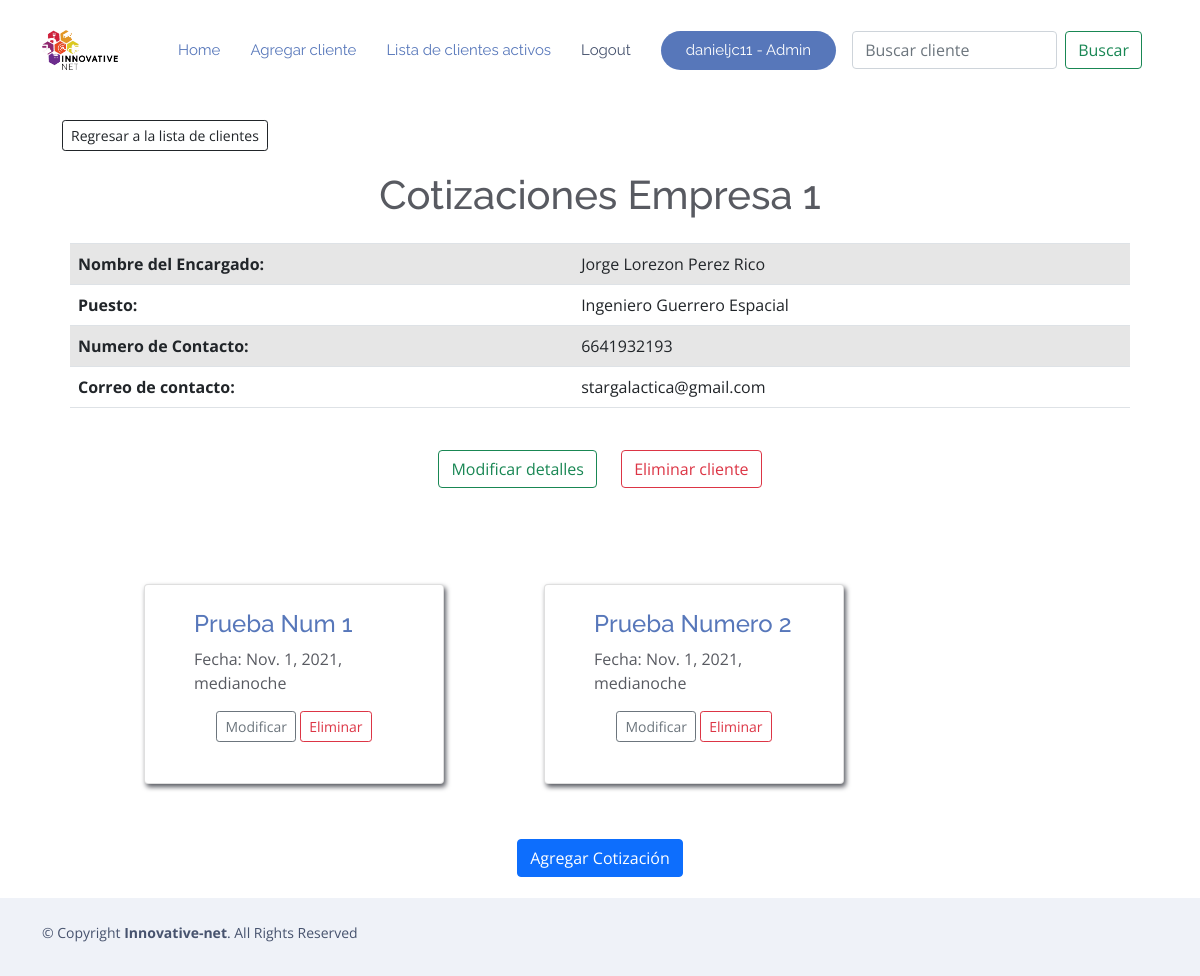
The page /mostrar_cliente/41/ (signed in) on the database as committed earlier.
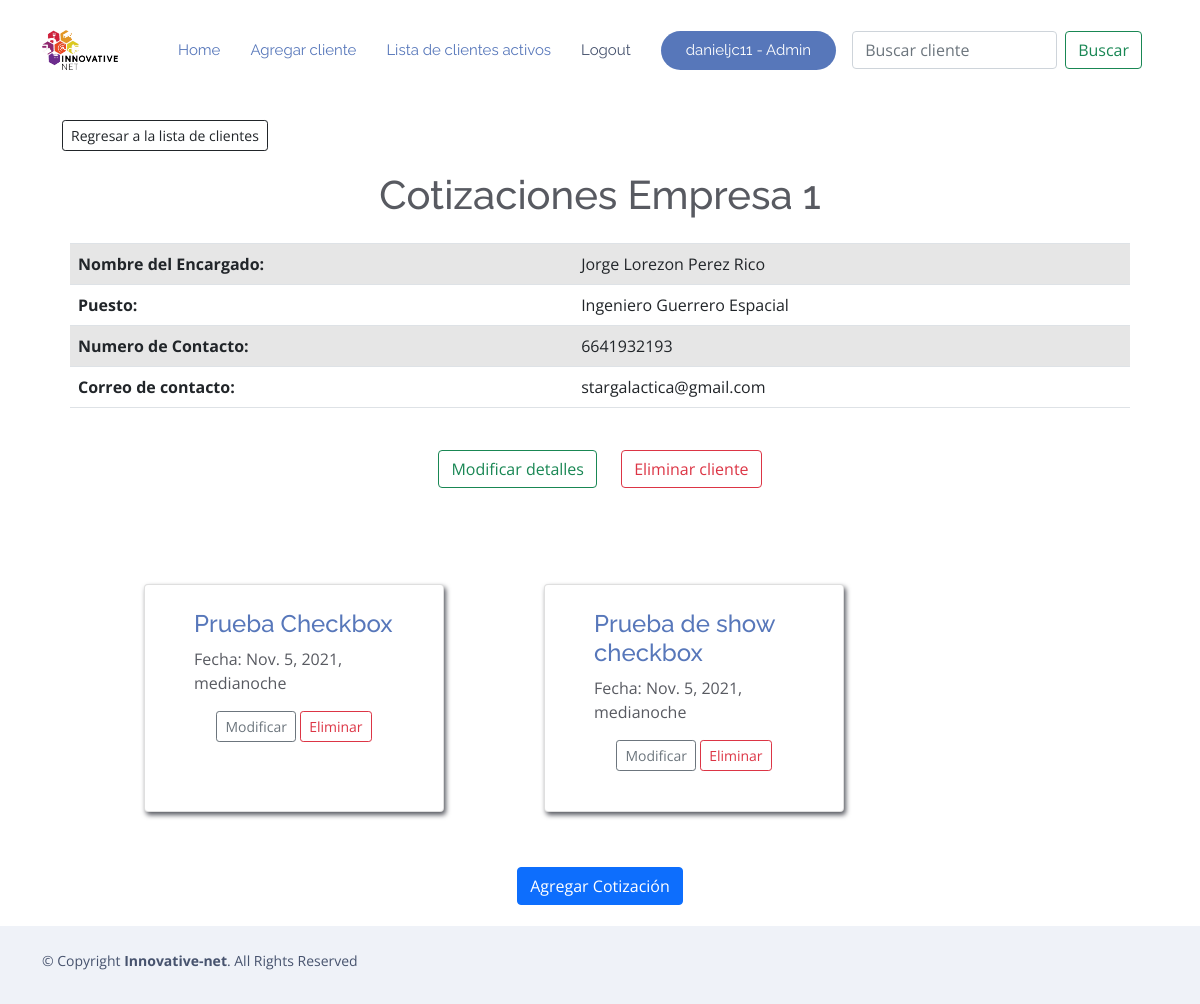
The same page on the database as committed later.
### RPA/models.py (models this page shows, shortened)
class Cotizacion(models.Model):
    num_list = [(1,"1"),(2,"2"),(4,"4"),(6,"6")]
    cliente = models.ForeignKey(Cliente, on_delete=models.CASCADE, null=True, blank=True)
    titulo = models.CharField(verbose_name="Nombre Cotizacion", null=True, blank=True,max_length=200)
    lugar_de_mantenimiento = models.CharField('Lugar en que se realizara el mantenimiento',max_length
    =120,blank=True)
    descripcion_cotizacion = models.TextField('Descripcion de la cotizacion',blank=True)
    fecha = models.DateTimeField('Fecha de realizacion de la cotizacion',blank=True,null=True, default=dateutil.utils.today())
    periodoregular = models.IntegerField('Periodicidad regular de mmto al año',choices=num_list,null=True)
    preguntaperiodoadicional = models.BooleanField('Quieres agregar periodicidad adicional a la regular?',default=False)
    periodoadicional=models.IntegerField('Periodicidad adicional a la regular',choices=num_list,null=True)
    mantenimientos = models.ManyToManyField(Nombre_servicio,through="Mantenimiento")
    class Meta:
        ordering = ['cliente']

### RPA/views.py (the view)
# urls.py: path('mostrar_cliente/<int:pk>/', Mostrar_Cliente.as_view(), name='mostrar_cliente'),
class Mostrar_Cliente(LoginRequiredMixin, DetailView):
    model = Cliente
    object = "cliente"
    template_name = "cliente/detalle_cliente.html"
    def get_context_data(self, **kwargs):
        ctx = super(Mostrar_Cliente, self).get_context_data(**kwargs)
        cat = kwargs.get("object")
        ctx['cotizaciones'] = Cotizacion.objects.filter(cliente = cat)
        return ctx

### RPA/models.py (called while the page is built)
    def __str__(self):
        return self.nombre

### RPA/templates/cliente/detalle_cliente.html
{% extends "mantenimientos/base.html" %}
{% block body %}
<div class="container">
    <right>
        <a href="{% url 'lista_clientes' %}">
            <button type=button class="btn btn-outline-dark btn-sm" style="margin:20px">Regresar a la lista de clientes</button>
        </a>
    </right>
    <div style="text-align: center;">
        <h1> Cotizaciones {{ cliente }} </h1>
    </div>
    <div class="container p-3">
        <div class="container">
            <table class="table table-striped">
                <tbody>
                    <tr>
                        <th>Nombre del Encargado: </th>
                        <td>{{ cliente.encargado }}</td>
                    </tr>
                    <tr>
                        <th>Puesto: </th>
                        <td>{{ cliente.puesto_encargado }}</td>
                    </tr>
                    <tr>
                        <th> Numero de Contacto: </th>
                        <td>{{ cliente.numero_contacto }}</td>
                    </tr>
                    <tr>
                        <th>Correo de contacto: </th>
                        <td>{{ cliente.correo_contacto }}</td>
                    </tr>
                </tbody>
            </table>
        </div>
        <div class="container p-3">
            <center>
                <a href="{% url 'modificar_cliente' cliente.id %}">
                    <button type="button" class="btn btn-outline-success" style="margin:10px">Modificar detalles</button>
                </a>
                <a href="{% url 'eliminar_cliente' cliente.id %}">
                    <button type="button" class="btn btn-outline-danger" style="margin:10px">Eliminar cliente</button>
                </a>
            </center>
        </div>
        <div class="container">
            <div class="container-fluid" style="margin-top: 20px;">
                <div class="container row">
                    {% for cotizacion in cotizaciones %}
                    <div class="col-*-* card"
                        style="max-width: 300px; min-height: 200px; max-height: 300px; padding: 25px; margin: 50px; box-shadow: 2px 3px 5px;">
                        <div class="container-fluid" style="margin-bottom: 15px;">
                            <h4>
                                <a href="{% url 'detalle_cotizacion' cotizacion.cliente.id cotizacion.id %}">
                                    {{ cotizacion.titulo }}
                                </a>
                            </h4>
                            <p>Fecha: {{ cotizacion.fecha }}</p>
                            <div>
                                <center>
                                    <a href="{% url 'modificar_cotizacion' cotizacion.id %}">
                                        <button type="button" class="btn btn-outline-secondary btn-sm">Modificar</button>
                                    </a>
                                    <a href="{% url 'eliminar_cotizacion' cotizacion.cliente.id cotizacion.id %}">
                                        <button type="button" class="btn btn-outline-danger btn-sm">Eliminar</button>
                                    </a>
                                </center>
                            </div>
                        </div>
                    </div>
                    {% empty %}
                    <div class="container-fluid" style="text-align: center; margin-top: 30px; margin-bottom: 20px;">
                        <h2> No hay ninguna cotizacion </h2>
                    </div>
                    {% endfor %}
                </div>
                <div>
                    <center>
                        <a href="{% url 'agregar_cotizacion' cliente.id %}">
                            <button type=button class="btn btn-primary" style="margin:5px">Agregar Cotización</button>
                        </a>
                    </center>
                </div>
            </div>
        </div>
    </div>
</div>
{% endblock %}

Rows that differ between the two databases and show on the page:
removed Cotizacion: titulo "Prueba Num 1", fecha "Nov. 1, 2021, medianoche"
removed Cotizacion: titulo "Prueba Numero 2", fecha "Nov. 1, 2021, medianoche"
added Cotizacion: titulo "Prueba Checkbox", fecha "Nov. 5, 2021, medianoche"
added Cotizacion: titulo "Prueba de show checkbox", fecha "Nov. 5, 2021, medianoche"
